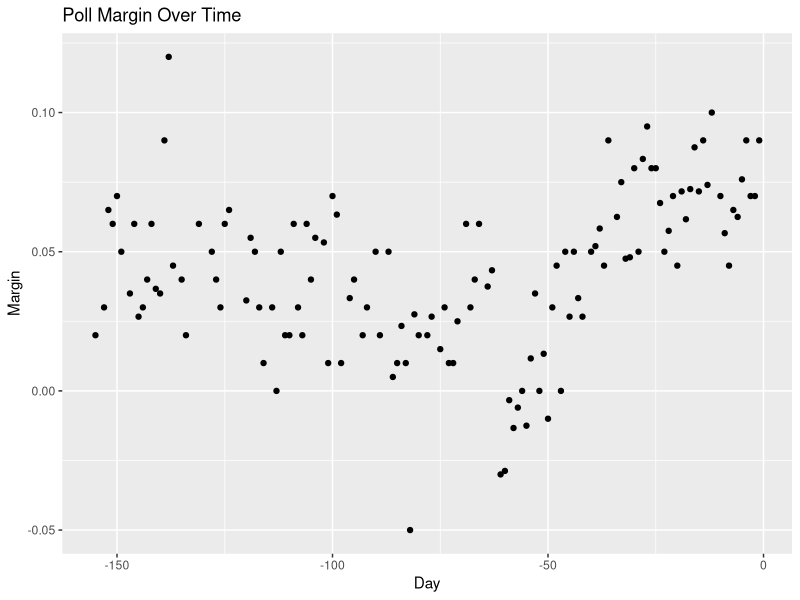
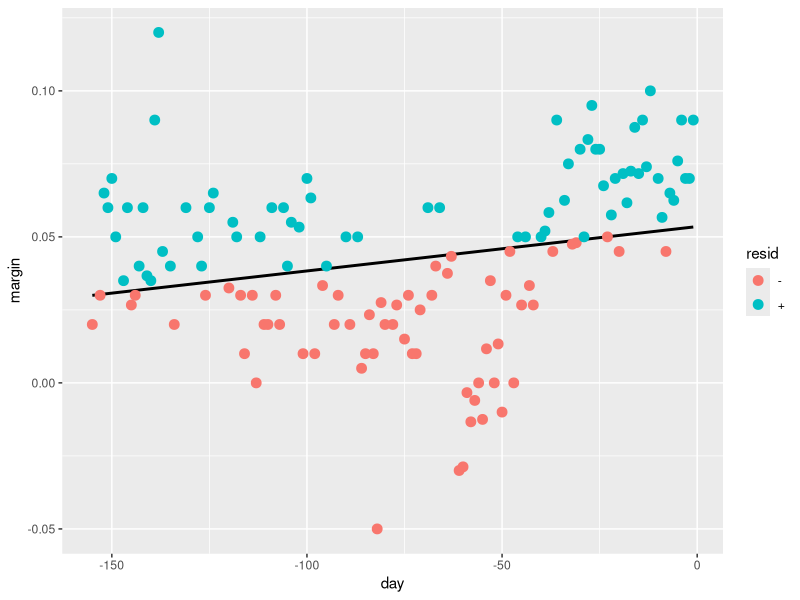

Write the R code that produced these figures, in order.
# Load the necessary libraries
library(tidyverse)    # For data manipulation and visualization
library(dslabs)       # Contains the `polls_2008` dataset

# Load the polls_2008 dataset
data("polls_2008")

# Create a scatter plot to visualize the relationship between day and margin
ggplot(polls_2008, aes(x = day, y = margin)) +  # Initialize the plot with 'day' on the x-axis and 'margin' on the y-axis
  geom_point() +  # Adds points for each pair of day and margin
  labs(title = "Poll Margin Over Time", x = "Day", y = "Margin")  # Adds a title and axis labels to the plot

# Fit a linear regression model to estimate the trend in margin over time (using day as predictor)
resid <- ifelse(lm(margin~day, data = polls_2008)$resid > 0, "+", "-")  # Get the residuals from the linear model and classify them as "+" or "-" based on their sign

# Create a plot that shows the margin over time with a linear regression line and points colored by residuals
polls_2008 %>% 
  mutate(resid = resid) %>%  # Add a new column 'resid' to the data frame based on the calculated residuals
  ggplot(aes(day, margin)) +  # Initialize the plot with 'day' on the x-axis and 'margin' on the y-axis
  geom_smooth(method = "lm", se = FALSE, color = "black") +  # Adds a linear regression line without confidence intervals (se = FALSE)
  geom_point(aes(color = resid), size = 3)  # Adds points colored by their residuals, with a size of 3
